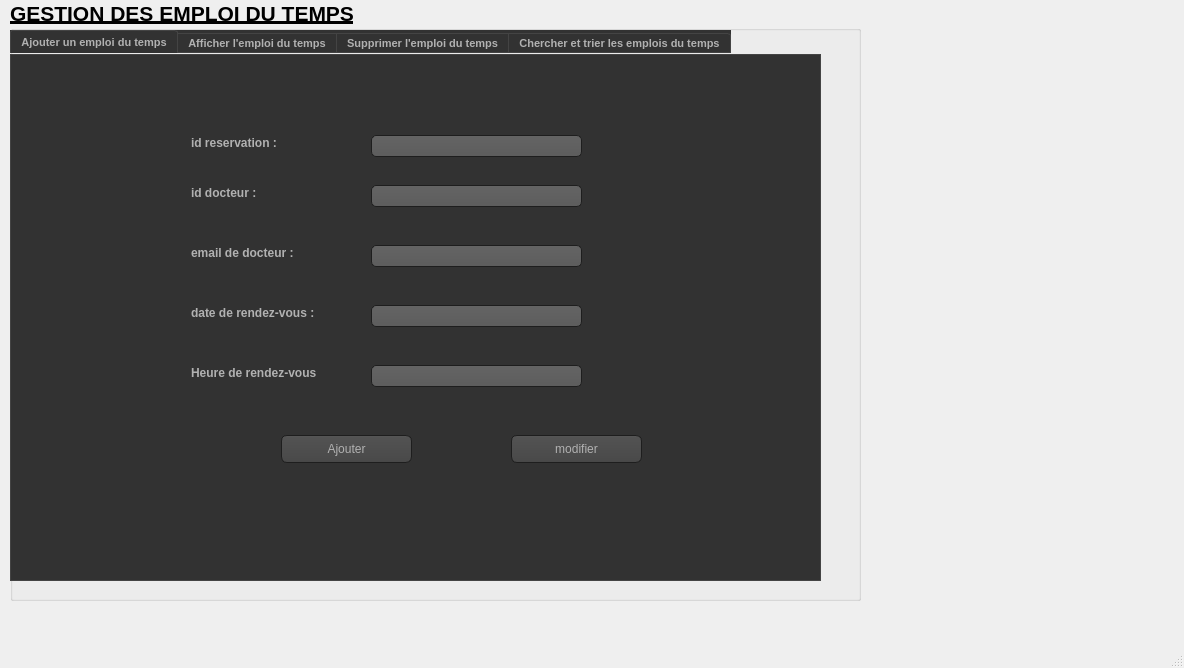
<?xml version="1.0" encoding="UTF-8"?>
<ui version="4.0">
 <class>MainWindow</class>
 <widget class="QMainWindow" name="MainWindow">
  <property name="geometry">
   <rect>
    <x>0</x>
    <y>0</y>
    <width>1184</width>
    <height>668</height>
   </rect>
  </property>
  <property name="windowTitle">
   <string>MainWindow</string>
  </property>
  <widget class="QWidget" name="centralwidget">
   <widget class="QGroupBox" name="titre">
    <property name="geometry">
     <rect>
      <x>10</x>
      <y>0</y>
      <width>851</width>
      <height>601</height>
     </rect>
    </property>
    <property name="font">
     <font>
      <pointsize>16</pointsize>
      <weight>75</weight>
      <bold>true</bold>
      <underline>true</underline>
     </font>
    </property>
    <property name="title">
     <string>GESTION DES EMPLOI DU TEMPS</string>
    </property>
    <widget class="QTabWidget" name="tabWidget">
     <property name="geometry">
      <rect>
       <x>0</x>
       <y>30</y>
       <width>811</width>
       <height>551</height>
      </rect>
     </property>
     <property name="font">
      <font>
       <pointsize>8</pointsize>
       <weight>75</weight>
       <bold>true</bold>
       <underline>false</underline>
      </font>
     </property>
     <property name="styleSheet">
      <string notr="true">QToolTip
{
     border: 1px solid black;
     background-color: #ffa02f;
     padding: 1px;
     border-radius: 3px;
     opacity: 100;
}

QWidget
{
    color: #b1b1b1;
    background-color: #323232;
}

QWidget:item:hover
{
    background-color: QLinearGradient( x1: 0, y1: 0, x2: 0, y2: 1, stop: 0 #ffa02f, stop: 1 #ca0619);
    color: #000000;
}

QWidget:item:selected
{
    background-color: QLinearGradient( x1: 0, y1: 0, x2: 0, y2: 1, stop: 0 #ffa02f, stop: 1 #d7801a);
}

QMenuBar::item
{
    background: transparent;
}

QMenuBar::item:selected
{
    background: transparent;
    border: 1px solid #ffaa00;
}

QMenuBar::item:pressed
{
    background: #444;
    border: 1px solid #000;
    background-color: QLinearGradient(
        x1:0, y1:0,
        x2:0, y2:1,
        stop:1 #212121,
        stop:0.4 #343434/*,
        stop:0.2 #343434,
        stop:0.1 #ffaa00*/
    );
    margin-bottom:-1px;
    padding-bottom:1px;
}

QMenu
{
    border: 1px solid #000;
}

QMenu::item
{
    padding: 2px 20px 2px 20px;
}

QMenu::item:selected
{
    color: #000000;
}

QWidget:disabled
{
    color: #404040;
    background-color: #323232;
}

QAbstractItemView
{
    background-color: QLinearGradient( x1: 0, y1: 0, x2: 0, y2: 1, stop: 0 #4d4d4d, stop: 0.1 #646464, stop: 1 #5d5d5d);
}

QWidget:focus
{
    /*border: 2px solid QLinearGradient( x1: 0, y1: 0, x2: 0, y2: 1, stop: 0 #ffa02f, stop: 1 #d7801a);*/
}

QLineEdit
{
    background-color: QLinearGradient( x1: 0, y1: 0, x2: 0, y2: 1, stop: 0 #4d4d4d, stop: 0 #646464, stop: 1 #5d5d5d);
    padding: 1px;
    border-style: solid;
    border: 1px solid #1e1e1e;
    border-radius: 5;
}

QPushButton
{
    color: #b1b1b1;
    background-color: QLinearGradient( x1: 0, y1: 0, x2: 0, y2: 1, stop: 0 #565656, stop: 0.1 #525252, stop: 0.5 #4e4e4e, stop: 0.9 #4a4a4a, stop: 1 #464646);
    border-width: 1px;
    border-color: #1e1e1e;
    border-style: solid;
    border-radius: 6;
    padding: 3px;
    font-size: 12px;
    padding-left: 5px;
    padding-right: 5px;
}

QPushButton:pressed
{
    background-color: QLinearGradient( x1: 0, y1: 0, x2: 0, y2: 1, stop: 0 #2d2d2d, stop: 0.1 #2b2b2b, stop: 0.5 #292929, stop: 0.9 #282828, stop: 1 #252525);
}

QComboBox
{
    selection-background-color: #ffaa00;
    background-color: QLinearGradient( x1: 0, y1: 0, x2: 0, y2: 1, stop: 0 #565656, stop: 0.1 #525252, stop: 0.5 #4e4e4e, stop: 0.9 #4a4a4a, stop: 1 #464646);
    border-style: solid;
    border: 1px solid #1e1e1e;
    border-radius: 5;
}

QComboBox:hover,QPushButton:hover
{
    border: 2px solid QLinearGradient( x1: 0, y1: 0, x2: 0, y2: 1, stop: 0 #ffa02f, stop: 1 #d7801a);
}


QComboBox:on
{
    padding-top: 3px;
    padding-left: 4px;
    background-color: QLinearGradient( x1: 0, y1: 0, x2: 0, y2: 1, stop: 0 #2d2d2d, stop: 0.1 #2b2b2b, stop: 0.5 #292929, stop: 0.9 #282828, stop: 1 #252525);
    selection-background-color: #ffaa00;
}

QComboBox QAbstractItemView
{
    border: 2px solid darkgray;
    selection-background-color: QLinearGradient( x1: 0, y1: 0, x2: 0, y2: 1, stop: 0 #ffa02f, stop: 1 #d7801a);
}

QComboBox::drop-down
{
     subcontrol-origin: padding;
     subcontrol-position: top right;
     width: 15px;

     border-left-width: 0px;
     border-left-color: darkgray;
     border-left-style: solid; /* just a single line */
     border-top-right-radius: 3px; /* same radius as the QComboBox */
     border-bottom-right-radius: 3px;
 }

QComboBox::down-arrow
{
     image: url(:/down_arrow.png);
}

QGroupBox:focus
{
border: 2px solid QLinearGradient( x1: 0, y1: 0, x2: 0, y2: 1, stop: 0 #ffa02f, stop: 1 #d7801a);
}

QTextEdit:focus
{
    border: 2px solid QLinearGradient( x1: 0, y1: 0, x2: 0, y2: 1, stop: 0 #ffa02f, stop: 1 #d7801a);
}

QScrollBar:horizontal {
     border: 1px solid #222222;
     background: QLinearGradient( x1: 0, y1: 0, x2: 0, y2: 1, stop: 0.0 #121212, stop: 0.2 #282828, stop: 1 #484848);
     height: 7px;
     margin: 0px 16px 0 16px;
}

QScrollBar::handle:horizontal
{
      background: QLinearGradient( x1: 0, y1: 0, x2: 1, y2: 0, stop: 0 #ffa02f, stop: 0.5 #d7801a, stop: 1 #ffa02f);
      min-height: 20px;
      border-radius: 2px;
}

QScrollBar::add-line:horizontal {
      border: 1px solid #1b1b19;
      border-radius: 2px;
      background: QLinearGradient( x1: 0, y1: 0, x2: 1, y2: 0, stop: 0 #ffa02f, stop: 1 #d7801a);
      width: 14px;
      subcontrol-position: right;
      subcontrol-origin: margin;
}

QScrollBar::sub-line:horizontal {
      border: 1px solid #1b1b19;
      border-radius: 2px;
      background: QLinearGradient( x1: 0, y1: 0, x2: 1, y2: 0, stop: 0 #ffa02f, stop: 1 #d7801a);
      width: 14px;
     subcontrol-position: left;
     subcontrol-origin: margin;
}

QScrollBar::right-arrow:horizontal, QScrollBar::left-arrow:horizontal
{
      border: 1px solid black;
      width: 1px;
      height: 1px;
      background: white;
}

QScrollBar::add-page:horizontal, QScrollBar::sub-page:horizontal
{
      background: none;
}

QScrollBar:vertical
{
      background: QLinearGradient( x1: 0, y1: 0, x2: 1, y2: 0, stop: 0.0 #121212, stop: 0.2 #282828, stop: 1 #484848);
      width: 7px;
      margin: 16px 0 16px 0;
      border: 1px solid #222222;
}

QScrollBar::handle:vertical
{
      background: QLinearGradient( x1: 0, y1: 0, x2: 0, y2: 1, stop: 0 #ffa02f, stop: 0.5 #d7801a, stop: 1 #ffa02f);
      min-height: 20px;
      border-radius: 2px;
}

QScrollBar::add-line:vertical
{
      border: 1px solid #1b1b19;
      border-radius: 2px;
      background: QLinearGradient( x1: 0, y1: 0, x2: 0, y2: 1, stop: 0 #ffa02f, stop: 1 #d7801a);
      height: 14px;
      subcontrol-position: bottom;
      subcontrol-origin: margin;
}

QScrollBar::sub-line:vertical
{
      border: 1px solid #1b1b19;
      border-radius: 2px;
      background: QLinearGradient( x1: 0, y1: 0, x2: 0, y2: 1, stop: 0 #d7801a, stop: 1 #ffa02f);
      height: 14px;
      subcontrol-position: top;
      subcontrol-origin: margin;
}

QScrollBar::up-arrow:vertical, QScrollBar::down-arrow:vertical
{
      border: 1px solid black;
      width: 1px;
      height: 1px;
      background: white;
}


QScrollBar::add-page:vertical, QScrollBar::sub-page:vertical
{
      background: none;
}

QTextEdit
{
    background-color: #242424;
}

QPlainTextEdit
{
    background-color: #242424;
}

QHeaderView::section
{
    background-color: QLinearGradient(x1:0, y1:0, x2:0, y2:1, stop:0 #616161, stop: 0.5 #505050, stop: 0.6 #434343, stop:1 #656565);
    color: white;
    padding-left: 4px;
    border: 1px solid #6c6c6c;
}

QCheckBox:disabled
{
color: #414141;
}

QDockWidget::title
{
    text-align: center;
    spacing: 3px; /* spacing between items in the tool bar */
    background-color: QLinearGradient(x1:0, y1:0, x2:0, y2:1, stop:0 #323232, stop: 0.5 #242424, stop:1 #323232);
}

QDockWidget::close-button, QDockWidget::float-button
{
    text-align: center;
    spacing: 1px; /* spacing between items in the tool bar */
    background-color: QLinearGradient(x1:0, y1:0, x2:0, y2:1, stop:0 #323232, stop: 0.5 #242424, stop:1 #323232);
}

QDockWidget::close-button:hover, QDockWidget::float-button:hover
{
    background: #242424;
}

QDockWidget::close-button:pressed, QDockWidget::float-button:pressed
{
    padding: 1px -1px -1px 1px;
}

QMainWindow::separator
{
    background-color: QLinearGradient(x1:0, y1:0, x2:0, y2:1, stop:0 #161616, stop: 0.5 #151515, stop: 0.6 #212121, stop:1 #343434);
    color: white;
    padding-left: 4px;
    border: 1px solid #4c4c4c;
    spacing: 3px; /* spacing between items in the tool bar */
}

QMainWindow::separator:hover
{

    background-color: QLinearGradient(x1:0, y1:0, x2:0, y2:1, stop:0 #d7801a, stop:0.5 #b56c17 stop:1 #ffa02f);
    color: white;
    padding-left: 4px;
    border: 1px solid #6c6c6c;
    spacing: 3px; /* spacing between items in the tool bar */
}

QToolBar::handle
{
     spacing: 3px; /* spacing between items in the tool bar */
     background: url(:/images/handle.png);
}

QMenu::separator
{
    height: 2px;
    background-color: QLinearGradient(x1:0, y1:0, x2:0, y2:1, stop:0 #161616, stop: 0.5 #151515, stop: 0.6 #212121, stop:1 #343434);
    color: white;
    padding-left: 4px;
    margin-left: 10px;
    margin-right: 5px;
}

QProgressBar
{
    border: 2px solid grey;
    border-radius: 5px;
    text-align: center;
}

QProgressBar::chunk
{
    background-color: #d7801a;
    width: 2.15px;
    margin: 0.5px;
}

QTabBar::tab {
    color: #b1b1b1;
    border: 1px solid #444;
    border-bottom-style: none;
    background-color: #323232;
    padding-left: 10px;
    padding-right: 10px;
    padding-top: 3px;
    padding-bottom: 2px;
    margin-right: -1px;
}

QTabWidget::pane {
    border: 1px solid #444;
    top: 1px;
}

QTabBar::tab:last
{
    margin-right: 0; /* the last selected tab has nothing to overlap with on the right */
    border-top-right-radius: 3px;
}

QTabBar::tab:first:!selected
{
 margin-left: 0px; /* the last selected tab has nothing to overlap with on the right */


    border-top-left-radius: 3px;
}

QTabBar::tab:!selected
{
    color: #b1b1b1;
    border-bottom-style: solid;
    margin-top: 3px;
    background-color: QLinearGradient(x1:0, y1:0, x2:0, y2:1, stop:1 #212121, stop:.4 #343434);
}

QTabBar::tab:selected
{
    border-top-left-radius: 3px;
    border-top-right-radius: 3px;
    margin-bottom: 0px;
}

QTabBar::tab:!selected:hover
{
    /*border-top: 2px solid #ffaa00;
    padding-bottom: 3px;*/
    border-top-left-radius: 3px;
    border-top-right-radius: 3px;
    background-color: QLinearGradient(x1:0, y1:0, x2:0, y2:1, stop:1 #212121, stop:0.4 #343434, stop:0.2 #343434, stop:0.1 #ffaa00);
}

QRadioButton::indicator:checked, QRadioButton::indicator:unchecked{
    color: #b1b1b1;
    background-color: #323232;
    border: 1px solid #b1b1b1;
    border-radius: 6px;
}

QRadioButton::indicator:checked
{
    background-color: qradialgradient(
        cx: 0.5, cy: 0.5,
        fx: 0.5, fy: 0.5,
        radius: 1.0,
        stop: 0.25 #ffaa00,
        stop: 0.3 #323232
    );
}

QCheckBox::indicator{
    color: #b1b1b1;
    background-color: #323232;
    border: 1px solid #b1b1b1;
    width: 9px;
    height: 9px;
}

QRadioButton::indicator
{
    border-radius: 6px;
}

QRadioButton::indicator:hover, QCheckBox::indicator:hover
{
    border: 1px solid #ffaa00;
}

QCheckBox::indicator:checked
{
    image:url(:/images/checkbox.png);
}

QCheckBox::indicator:disabled, QRadioButton::indicator:disabled
{
    border: 1px solid #444;
}
</string>
     </property>
     <property name="currentIndex">
      <number>0</number>
     </property>
     <widget class="QWidget" name="tab_8">
      <attribute name="title">
       <string>Ajouter un emploi du temps</string>
      </attribute>
      <widget class="QLineEdit" name="id_doc">
       <property name="geometry">
        <rect>
         <x>360</x>
         <y>130</y>
         <width>211</width>
         <height>22</height>
        </rect>
       </property>
      </widget>
      <widget class="QPushButton" name="ajouter_emp">
       <property name="geometry">
        <rect>
         <x>270</x>
         <y>380</y>
         <width>131</width>
         <height>28</height>
        </rect>
       </property>
       <property name="text">
        <string>Ajouter</string>
       </property>
      </widget>
      <widget class="QLineEdit" name="date_rv">
       <property name="geometry">
        <rect>
         <x>360</x>
         <y>250</y>
         <width>211</width>
         <height>22</height>
        </rect>
       </property>
      </widget>
      <widget class="QLineEdit" name="email_doc">
       <property name="geometry">
        <rect>
         <x>360</x>
         <y>190</y>
         <width>211</width>
         <height>22</height>
        </rect>
       </property>
      </widget>
      <widget class="QLabel" name="nom_3">
       <property name="geometry">
        <rect>
         <x>180</x>
         <y>190</y>
         <width>131</width>
         <height>16</height>
        </rect>
       </property>
       <property name="font">
        <font>
         <pointsize>9</pointsize>
         <weight>75</weight>
         <bold>true</bold>
         <underline>false</underline>
        </font>
       </property>
       <property name="text">
        <string>email de docteur :</string>
       </property>
      </widget>
      <widget class="QLabel" name="nom_6">
       <property name="geometry">
        <rect>
         <x>180</x>
         <y>250</y>
         <width>151</width>
         <height>16</height>
        </rect>
       </property>
       <property name="font">
        <font>
         <pointsize>9</pointsize>
         <weight>75</weight>
         <bold>true</bold>
         <underline>false</underline>
        </font>
       </property>
       <property name="text">
        <string>date de rendez-vous :</string>
       </property>
      </widget>
      <widget class="QLabel" name="id_rv">
       <property name="geometry">
        <rect>
         <x>180</x>
         <y>130</y>
         <width>101</width>
         <height>16</height>
        </rect>
       </property>
       <property name="font">
        <font>
         <pointsize>9</pointsize>
         <weight>75</weight>
         <bold>true</bold>
         <underline>false</underline>
        </font>
       </property>
       <property name="text">
        <string>id docteur :</string>
       </property>
      </widget>
      <widget class="QPushButton" name="modifier_emp">
       <property name="geometry">
        <rect>
         <x>500</x>
         <y>380</y>
         <width>131</width>
         <height>28</height>
        </rect>
       </property>
       <property name="text">
        <string>modifier</string>
       </property>
      </widget>
      <widget class="QLabel" name="label">
       <property name="geometry">
        <rect>
         <x>180</x>
         <y>310</y>
         <width>171</width>
         <height>16</height>
        </rect>
       </property>
       <property name="text">
        <string>&lt;html&gt;&lt;head/&gt;&lt;body&gt;&lt;p&gt;&lt;span style=&quot; font-size:9pt; font-weight:600;&quot;&gt;Heure de rendez-vous&lt;/span&gt;&lt;/p&gt;&lt;/body&gt;&lt;/html&gt;</string>
       </property>
      </widget>
      <widget class="QLineEdit" name="id_res">
       <property name="geometry">
        <rect>
         <x>360</x>
         <y>80</y>
         <width>211</width>
         <height>22</height>
        </rect>
       </property>
      </widget>
      <widget class="QLabel" name="label_2">
       <property name="geometry">
        <rect>
         <x>180</x>
         <y>80</y>
         <width>151</width>
         <height>16</height>
        </rect>
       </property>
       <property name="text">
        <string>&lt;html&gt;&lt;head/&gt;&lt;body&gt;&lt;p&gt;&lt;span style=&quot; font-size:9pt; font-weight:600;&quot;&gt;id reservation : &lt;/span&gt;&lt;/p&gt;&lt;/body&gt;&lt;/html&gt;</string>
       </property>
      </widget>
      <widget class="QLineEdit" name="heure_rv">
       <property name="geometry">
        <rect>
         <x>360</x>
         <y>310</y>
         <width>211</width>
         <height>22</height>
        </rect>
       </property>
      </widget>
     </widget>
     <widget class="QWidget" name="tab_10">
      <attribute name="title">
       <string>Afficher l'emploi du temps</string>
      </attribute>
      <widget class="QTableView" name="tabemploi_2">
       <property name="geometry">
        <rect>
         <x>120</x>
         <y>90</y>
         <width>581</width>
         <height>321</height>
        </rect>
       </property>
      </widget>
      <widget class="QPushButton" name="trier_emploi_decr">
       <property name="geometry">
        <rect>
         <x>400</x>
         <y>30</y>
         <width>111</width>
         <height>28</height>
        </rect>
       </property>
       <property name="font">
        <font>
         <pointsize>-1</pointsize>
        </font>
       </property>
       <property name="text">
        <string>tri décroissant</string>
       </property>
      </widget>
      <widget class="QPushButton" name="trier_emploi_cr">
       <property name="geometry">
        <rect>
         <x>250</x>
         <y>30</y>
         <width>111</width>
         <height>28</height>
        </rect>
       </property>
       <property name="font">
        <font>
         <pointsize>-1</pointsize>
        </font>
       </property>
       <property name="text">
        <string>tri croissant</string>
       </property>
      </widget>
      <widget class="QPushButton" name="imprimer_emploi">
       <property name="geometry">
        <rect>
         <x>470</x>
         <y>430</y>
         <width>221</width>
         <height>61</height>
        </rect>
       </property>
       <property name="text">
        <string>IMPRIMER </string>
       </property>
      </widget>
      <widget class="QLabel" name="label_4">
       <property name="geometry">
        <rect>
         <x>50</x>
         <y>440</y>
         <width>381</width>
         <height>31</height>
        </rect>
       </property>
       <property name="text">
        <string>&lt;html&gt;&lt;head/&gt;&lt;body&gt;&lt;p align=&quot;center&quot;&gt;&lt;span style=&quot; font-size:10pt; font-weight:600; text-decoration: underline; color:#ffffff;&quot;&gt;Voulez-vous imprimer l'emploi du temps ?&lt;/span&gt;&lt;/p&gt;&lt;/body&gt;&lt;/html&gt;</string>
       </property>
      </widget>
     </widget>
     <widget class="QWidget" name="tab_11">
      <attribute name="title">
       <string>Supprimer l'emploi du temps</string>
      </attribute>
      <widget class="QLabel" name="reference_sup">
       <property name="geometry">
        <rect>
         <x>230</x>
         <y>220</y>
         <width>51</width>
         <height>16</height>
        </rect>
       </property>
       <property name="font">
        <font>
         <pointsize>9</pointsize>
         <weight>75</weight>
         <bold>true</bold>
         <underline>false</underline>
        </font>
       </property>
       <property name="text">
        <string>ID :</string>
       </property>
      </widget>
      <widget class="QPushButton" name="supprimer_emploi">
       <property name="geometry">
        <rect>
         <x>320</x>
         <y>320</y>
         <width>201</width>
         <height>51</height>
        </rect>
       </property>
       <property name="font">
        <font>
         <pointsize>-1</pointsize>
        </font>
       </property>
       <property name="text">
        <string>Supprimer l'emploi du temps</string>
       </property>
      </widget>
      <widget class="QLineEdit" name="reference_sup_e">
       <property name="geometry">
        <rect>
         <x>320</x>
         <y>210</y>
         <width>201</width>
         <height>31</height>
        </rect>
       </property>
      </widget>
      <widget class="QLabel" name="label_20">
       <property name="geometry">
        <rect>
         <x>310</x>
         <y>120</y>
         <width>181</width>
         <height>16</height>
        </rect>
       </property>
       <property name="font">
        <font>
         <pointsize>9</pointsize>
         <weight>75</weight>
         <bold>true</bold>
         <underline>true</underline>
        </font>
       </property>
       <property name="text">
        <string>Saisir l'ID de docteur :</string>
       </property>
      </widget>
     </widget>
     <widget class="QWidget" name="tab_12">
      <attribute name="title">
       <string>Chercher et trier les emplois du temps</string>
      </attribute>
      <widget class="QLabel" name="label_21">
       <property name="geometry">
        <rect>
         <x>260</x>
         <y>150</y>
         <width>101</width>
         <height>16</height>
        </rect>
       </property>
       <property name="font">
        <font>
         <pointsize>9</pointsize>
         <weight>75</weight>
         <bold>true</bold>
         <underline>false</underline>
        </font>
       </property>
       <property name="text">
        <string>ID :</string>
       </property>
      </widget>
      <widget class="QLabel" name="label_22">
       <property name="geometry">
        <rect>
         <x>260</x>
         <y>120</y>
         <width>321</width>
         <height>16</height>
        </rect>
       </property>
       <property name="font">
        <font>
         <pointsize>9</pointsize>
         <weight>75</weight>
         <bold>true</bold>
         <underline>true</underline>
        </font>
       </property>
       <property name="text">
        <string>Saisir l'ID du docteur à chercher:</string>
       </property>
      </widget>
      <widget class="QTableView" name="afficher_emp">
       <property name="geometry">
        <rect>
         <x>220</x>
         <y>230</y>
         <width>411</width>
         <height>221</height>
        </rect>
       </property>
      </widget>
      <widget class="QLineEdit" name="chercher_id">
       <property name="geometry">
        <rect>
         <x>380</x>
         <y>150</y>
         <width>201</width>
         <height>22</height>
        </rect>
       </property>
      </widget>
      <widget class="QPushButton" name="chercher_emploi">
       <property name="geometry">
        <rect>
         <x>380</x>
         <y>190</y>
         <width>201</width>
         <height>28</height>
        </rect>
       </property>
       <property name="font">
        <font>
         <pointsize>-1</pointsize>
        </font>
       </property>
       <property name="text">
        <string>Chercher l'emploi du temps</string>
       </property>
      </widget>
     </widget>
    </widget>
   </widget>
  </widget>
  <widget class="QMenuBar" name="menubar">
   <property name="geometry">
    <rect>
     <x>0</x>
     <y>0</y>
     <width>1184</width>
     <height>26</height>
    </rect>
   </property>
  </widget>
  <widget class="QStatusBar" name="statusbar"/>
 </widget>
 <resources/>
 <connections/>
</ui>
